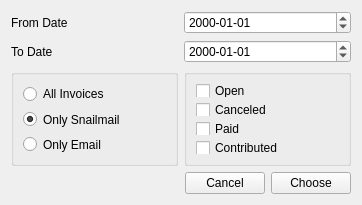
<?xml version="1.0" encoding="UTF-8"?>
<ui version="4.0">
 <class>invoiceCsvExport</class>
 <widget class="QWidget" name="invoiceCsvExport">
  <property name="geometry">
   <rect>
    <x>0</x>
    <y>0</y>
    <width>362</width>
    <height>205</height>
   </rect>
  </property>
  <property name="minimumSize">
   <size>
    <width>362</width>
    <height>205</height>
   </size>
  </property>
  <property name="maximumSize">
   <size>
    <width>362</width>
    <height>205</height>
   </size>
  </property>
  <property name="windowTitle">
   <string>Choose Dates</string>
  </property>
  <layout class="QVBoxLayout" name="verticalLayout">
   <item>
    <layout class="QHBoxLayout" name="horizontalLayout">
     <item>
      <widget class="QLabel" name="label">
       <property name="text">
        <string>From Date</string>
       </property>
      </widget>
     </item>
     <item>
      <widget class="QDateEdit" name="fromDate">
       <property name="displayFormat">
        <string>yyyy-MM-dd</string>
       </property>
      </widget>
     </item>
    </layout>
   </item>
   <item>
    <layout class="QHBoxLayout" name="horizontalLayout_2">
     <item>
      <widget class="QLabel" name="label_2">
       <property name="text">
        <string>To Date</string>
       </property>
      </widget>
     </item>
     <item>
      <widget class="QDateEdit" name="toDate">
       <property name="displayFormat">
        <string>yyyy-MM-dd</string>
       </property>
      </widget>
     </item>
    </layout>
   </item>
   <item>
    <layout class="QHBoxLayout" name="horizontalLayout_4">
     <item>
      <widget class="QGroupBox" name="groupBox">
       <property name="title">
        <string/>
       </property>
       <property name="flat">
        <bool>true</bool>
       </property>
       <layout class="QVBoxLayout" name="verticalLayout_3">
        <item>
         <widget class="QRadioButton" name="radioAllInvoices">
          <property name="text">
           <string>All Invoices</string>
          </property>
         </widget>
        </item>
        <item>
         <widget class="QRadioButton" name="radioSnailMail">
          <property name="text">
           <string>Only Snailmail</string>
          </property>
          <property name="checked">
           <bool>true</bool>
          </property>
         </widget>
        </item>
        <item>
         <widget class="QRadioButton" name="radioEmail">
          <property name="text">
           <string>Only Email</string>
          </property>
         </widget>
        </item>
       </layout>
      </widget>
     </item>
     <item>
      <widget class="QGroupBox" name="groupBox_2">
       <property name="title">
        <string/>
       </property>
       <property name="flat">
        <bool>true</bool>
       </property>
       <layout class="QVBoxLayout" name="verticalLayout_2">
        <item>
         <widget class="QCheckBox" name="stateOpen">
          <property name="text">
           <string>Open</string>
          </property>
         </widget>
        </item>
        <item>
         <widget class="QCheckBox" name="stateCanceled">
          <property name="text">
           <string>Canceled</string>
          </property>
         </widget>
        </item>
        <item>
         <widget class="QCheckBox" name="statePaid">
          <property name="text">
           <string>Paid</string>
          </property>
         </widget>
        </item>
        <item>
         <widget class="QCheckBox" name="stateContributed">
          <property name="text">
           <string>Contributed</string>
          </property>
         </widget>
        </item>
       </layout>
      </widget>
     </item>
    </layout>
   </item>
   <item>
    <layout class="QHBoxLayout" name="horizontalLayout_3">
     <item>
      <spacer name="horizontalSpacer">
       <property name="orientation">
        <enum>Qt::Horizontal</enum>
       </property>
       <property name="sizeHint" stdset="0">
        <size>
         <width>40</width>
         <height>20</height>
        </size>
       </property>
      </spacer>
     </item>
     <item>
      <widget class="QPushButton" name="btnCancel">
       <property name="text">
        <string>Cancel</string>
       </property>
      </widget>
     </item>
     <item>
      <widget class="QPushButton" name="btnChoose">
       <property name="text">
        <string>Choose</string>
       </property>
      </widget>
     </item>
    </layout>
   </item>
  </layout>
  <action name="actionChoose">
   <property name="text">
    <string>Choose</string>
   </property>
   <property name="toolTip">
    <string>Choose Dates</string>
   </property>
  </action>
 </widget>
 <resources/>
 <connections>
  <connection>
   <sender>btnCancel</sender>
   <signal>clicked()</signal>
   <receiver>invoiceCsvExport</receiver>
   <slot>hide()</slot>
   <hints>
    <hint type="sourcelabel">
     <x>251</x>
     <y>155</y>
    </hint>
    <hint type="destinationlabel">
     <x>179</x>
     <y>89</y>
    </hint>
   </hints>
  </connection>
  <connection>
   <sender>btnChoose</sender>
   <signal>clicked()</signal>
   <receiver>actionChoose</receiver>
   <slot>trigger()</slot>
   <hints>
    <hint type="sourcelabel">
     <x>354</x>
     <y>160</y>
    </hint>
    <hint type="destinationlabel">
     <x>-1</x>
     <y>-1</y>
    </hint>
   </hints>
  </connection>
 </connections>
</ui>
